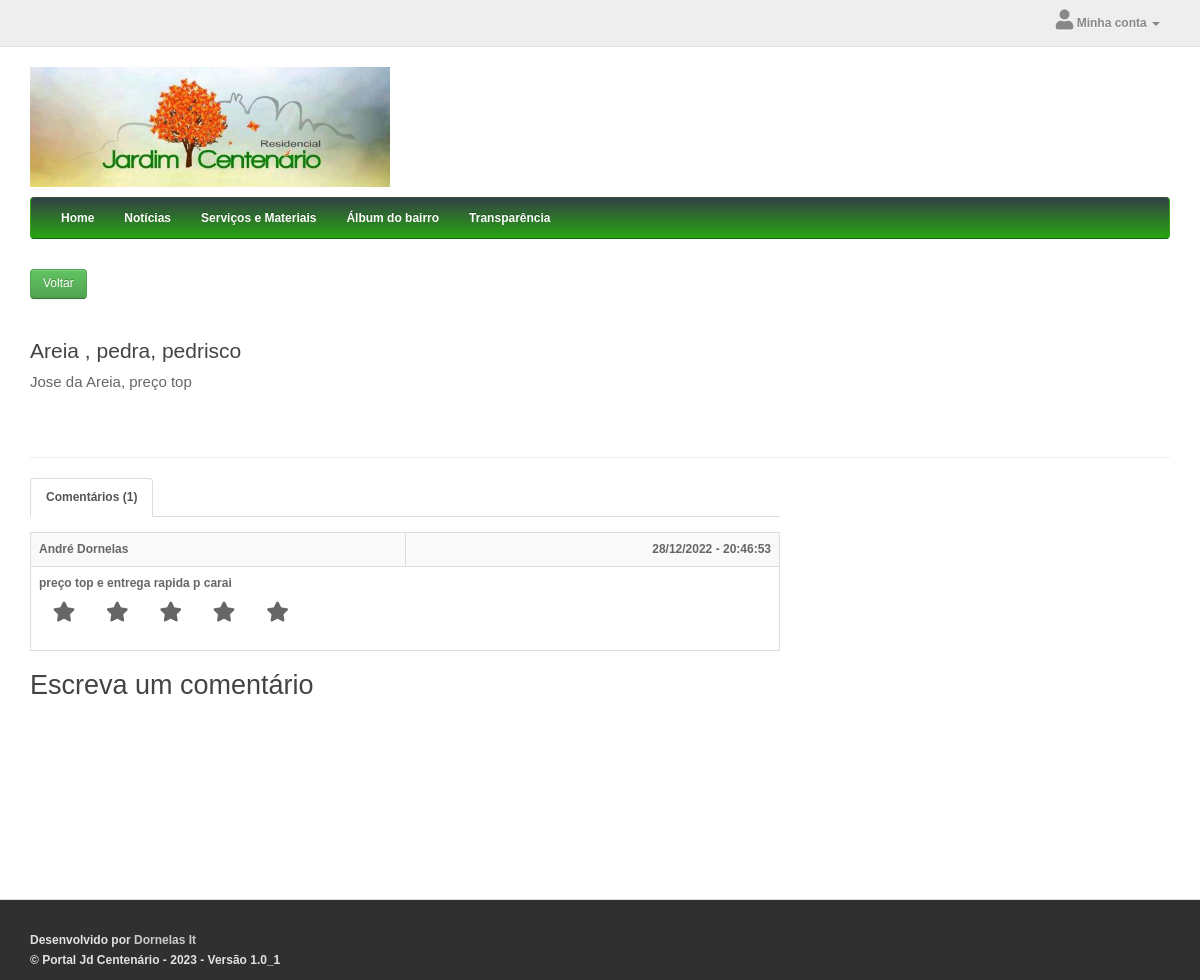
/servicos-materiais-detalhe.php?id=1, run on the app's committed database.
### tables this page shows
CREATE TABLE `categoria` (
  `id` int(10) unsigned NOT NULL AUTO_INCREMENT COMMENT 'Id da categoria',
  `parent_id` int(10) unsigned NOT NULL DEFAULT '0' COMMENT 'Id da categoria Pai',
  `name` varchar(255) NOT NULL DEFAULT '' COMMENT 'Nome da categoria',
  `page` varchar(100) NOT NULL DEFAULT '' COMMENT 'Pagina de direcionamento',
  `status` tinyint(1) NOT NULL DEFAULT '1' COMMENT 'Status 1=Ativo 0 = Inativo',
  `sort_order` int(2) unsigned NOT NULL DEFAULT '0' COMMENT 'Sort order',
  PRIMARY KEY (`id`),
  KEY `fk_parent_category` (`parent_id`)
);

CREATE TABLE `servico_material` (
  `id` int(10) unsigned NOT NULL AUTO_INCREMENT COMMENT 'id do registro',
  `titulo` varchar(150) NOT NULL DEFAULT '' COMMENT 'titulo',
  `texto` text NOT NULL COMMENT 'texto',
  `data_criacao` datetime NOT NULL DEFAULT '0000-00-00 00:00:00' COMMENT 'data criacao',
  `user` varchar(100) NOT NULL DEFAULT '' COMMENT 'usuario criador',
  PRIMARY KEY (`id`)
);

CREATE TABLE `review_servicomaterial` (
  `id` int(10) unsigned NOT NULL AUTO_INCREMENT COMMENT 'Id do comentario',
  `id_servicomaterial` int(10) unsigned NOT NULL DEFAULT '0' COMMENT 'id do servico ou material',
  `user_id` int(11) NOT NULL COMMENT 'Id do morador',
  `author` varchar(64) NOT NULL COMMENT 'Nome ou alias do cliente',
  `text` text NOT NULL COMMENT 'Texto descritivo',
  `rating` int(1) NOT NULL DEFAULT '0' COMMENT 'Nota',
  `status` tinyint(1) NOT NULL DEFAULT '1' COMMENT 'Status de exibicao: 1= exibir 0 = nao exibir',
  `date_added` datetime NOT NULL COMMENT 'Data da inclusao',
  PRIMARY KEY (`id`)
);

### classes/service/CategoriaService.php (called while the page is built, shortened)
<?php
require_once 'classes/dao/CategoriaDAO.php';
require_once 'classes/dto/CategoriaDTO.php';
class CategoriaService {
    public static $instancia = null;
    public static function getInstancia() {
        if (self::$instancia == NULL) {
            self::$instancia = new CategoriaService();
        }
        return self::$instancia;
    }
    public function obterCategoriasAtivas(){
        $retorno = array();
        try {
            $categoriasPai =
                CategoriaDAO::getInstancia()->obterTodasCategoriasAtivas(0);
            foreach ( $categoriasPai as $catPai ){
                $categoriaPaiDTO = new CategoriaDTO();
                $categoriaPaiDTO->setId($catPai->getId());
                $categoriaPaiDTO->setNome($catPai->getNome());
                $categoriaPaiDTO->setPage($catPai->getPage());
                $catFilhas = array();
                $categoriasFilhas =
                    CategoriaDAO::getInstancia()->obterTodasCategoriasAtivas($catPai->getId());
                $categoriaPaiDTO->setSubCategorias($catFilhas);
                $retorno[] = $categoriaPaiDTO;
            }
        } catch (Exception $e){
            Log4Php::logarFatal("Erro ao obter as categorias ativas: ". $e->getMessage());
            throw $e;
        }
        return $retorno;
    }
}

### classes/dao/CategoriaDAO.php (called while the page is built, shortened)
<?php
require_once 'classes/dto/CategoriaDTO.php';
class CategoriaDAO extends DAO {
    public function obterTodasCategoriasAtivas($idCategoria){
        $retorno = array();
        try {
            $pdo = self::obterConexaoBaseDados();
            $sql = "SELECT * FROM categoria WHERE parent_id = ".$idCategoria." AND status = 1 ORDER BY sort_order";
            $stm = $pdo->query($sql);
            if ($stm->rowCount() > 0) {
                while ($linha = $stm->fetch(PDO::FETCH_ASSOC)) {
                    $categoria = new CategoriaDTO();
                    $categoria->setId($linha['id']);
                    $categoria->setNome($linha['name']);
                    $categoria->setPage($linha['page']);
                    $retorno[] = $categoria;
                }
            }
        } catch (Exception $erro){
            Log4Php::logarFatal("Erro ao obter categorias: ". $erro->getMessage());
        }
        return $retorno;
    }
}

### classes/dto/CategoriaDTO.php (called while the page is built, shortened)
<?php
class CategoriaDTO {
    private $id;
    private $nome;
    private $page;
    private $subCategorias;
    public function getPage()
    {
        return $this->page;
    }
    public function setPage($page)
    {
        $this->page = $page;
    }
    public function getId()
    {
        return $this->id;
    }
    public function getNome()
    {
        return $this->nome;
    }
    public function getSubCategorias()
    {
        return $this->subCategorias;
    }
    public function setId($id)
    {
        $this->id = $id;
    }
    public function setNome($nome)
    {
        $this->nome = $nome;
    }
    public function setSubCategorias($subCategorias)
    {
        $this->subCategorias = $subCategorias;
    }
}

### classes/dao/ServicoMaterialDAO.php (called while the page is built, shortened)
<?php
require_once 'classes/dto/ServicoMaterialDTO.php';
require_once 'classes/dao/ReviewDAO.php';
class ServicoMaterialDAO extends DAO {
    public function obterDetalheServicoMaterial($id){
        $retorno = new ServicoMaterialDTO();
        try {
            $pdo = self::obterConexaoBaseDados();
            $sql = "SELECT id, titulo, texto, date_format(data_criacao,'%d/%m/%Y - %T') AS data_criacao, user FROM servico_material WHERE id = {$id}";
            $stm = $pdo->query($sql);
            if ($stm->rowCount() > 0) {
                if ($linha = $stm->fetch(PDO::FETCH_ASSOC)) {
                    $retorno->setId($linha['id']);
                    $retorno->setTitulo($linha['titulo']);
                    $retorno->setTexto($linha['texto']);
                    $retorno->setData($linha['data_criacao']);
                    $retorno->setUser($linha['user']);
                }
            }
        } catch (Exception $erro){
            Log4Php::logarFatal("Erro ao obter detalhe servicos e materiais: ". $erro->getMessage());
        }
        return $retorno;
    }
}

### classes/dto/ServicoMaterialDTO.php (called while the page is built, shortened)
<?php
class ServicoMaterialDTO {
    private $titulo;
    private $texto;
    public function getTitulo()
    {
        return $this->titulo;
    }
    public function getTexto()
    {
        return $this->texto;
    }
    public function setTitulo($titulo)
    {
        $this->titulo = $titulo;
    }
    public function setTexto($texto)
    {
        $this->texto = $texto;
    }
}

### classes/dao/ReviewDAO.php (called while the page is built, shortened)
<?php
require_once 'classes/dto/ReviewDTO.php';
class ReviewDAO extends DAO {
    public function obterReviewsServicoMaterial($id){
        $retorno = array();
        try {
            $pdo = self::obterConexaoBaseDados();
            $sql = "SELECT id, id_servicomaterial, user_id, author, text, rating, status, date_format(date_added,'%d/%m/%Y - %T') AS data FROM review_servicomaterial WHERE id_servicomaterial = {$id} ORDER BY date_added DESC";
            $stm = $pdo->query($sql);
            if ($stm->rowCount() > 0) {
                while ($linha = $stm->fetch(PDO::FETCH_ASSOC)) {
                    $review = new ReviewDTO();
                    $review->setId($linha['id']);
                    $review->setAutor($linha['author']);
                    $review->setTexto($linha['text']);
                    $review->setRating($linha['rating']);
                    $review->setData($linha['data']);
                    $retorno[] = $review;
                }
            }
        } catch (Exception $erro){
            Log4Php::logarFatal("Erro ao obter reviews: ". $erro->getMessage());
        }
        return $retorno;
    }
}

### classes/dto/ReviewDTO.php (called while the page is built, shortened)
<?php
class ReviewDTO {
    private $autor;
    private $texto;
    private $rating;
    private $data;
    public function getAutor()
    {
        return $this->autor;
    }
    public function getTexto()
    {
        return $this->texto;
    }
    public function getRating()
    {
        return $this->rating;
    }
    public function getData()
    {
        return $this->data;
    }
    public function setAutor($autor)
    {
        $this->autor = $autor;
    }
    public function setTexto($texto)
    {
        $this->texto = $texto;
    }
    public function setRating($rating)
    {
        $this->rating = $rating;
    }
    public function setData($data)
    {
        $this->data = $data;
    }
}

### servicos-materiais-detalhe.php (the view, shortened to what this page needs)
<?php
include_once 'template.php';
require_once 'classes/dao/ServicoMaterialDAO.php';
require_once 'classes/dao/ReviewDAO.php';
$id = $_GET['id'];
$servicoMaterial = ServicoMaterialDAO::getInstancia()->obterDetalheServicoMaterial($id);
$reviews = ReviewDAO::getInstancia()->obterReviewsServicoMaterial($id);
?>
<div id="common-home" class="container">
	<div class="row">
		<div id="content" class="col-sm-12">
			<div class="row">
				<div class='col-sm-1'>
					<button type="button" class="btn btn-success" onclick="javascript:history.back();">Voltar</button>
				</div>
			</div>
			<br>
			<div class="row">
				<div class="col-sm-8">
					<h3><?php echo $servicoMaterial->getTitulo() ; ?></h3>
					<div id="resumo">
						<label><?php echo $servicoMaterial->getTexto(); ?></label>
					</div>
				</div>
			</div>
			<br><br>
			<hr>
			<div class="row">
				<div class="col-sm-8">
        			<ul class="nav nav-tabs">
        				<li class="active"><a href="#tab-review" data-toggle="tab">Comentários (<?php  echo count($reviews);?>)</a></li>
        			</ul>
        			<div class="tab-pane" id="tab-review">
        				<form class="form-horizontal" id="form-review">
        					<div id="review">
        						<?php  if(count($reviews) == 0) { ?>
        							<p>Não há comentários para este serviço / material.</p>
        						<?php } else { ?>
        							<table class="table table-striped table-bordered">
        								<tbody>
        									<?php
        										foreach ($reviews as $review) {
        									?>
        											<tr>
        												<td style="width: 50%;"><strong><?php  echo $review->getAutor(); ?></strong></td>
        												<td class="text-right"><?php  echo $review->getData(); ?></td>
        											</tr>
        											<tr>
        												<td colspan="2">
        													<p><?php  echo $review->getTexto(); ?></p>
        													<?php  for($i =1; $i <= 5; $i++) { ?>
        														<span class="fa fa-stack">
        															<?php if($i <= $review->getRating()) { ?>
        																<i class="fa fa-star fa-stack-2x"></i>
        															<?php } ?>
        															<i class="fa fa-star-o fa-stack-2x"></i>
        														</span>
        													<?php } ?>
        												</td>
        											</tr>
        								  <?php } ?>
        								</tbody>
        							</table>
        						<?php } ?>
        					</div>
        					<h2>Escreva um comentário</h2>
        				</form>
        			</div>
				</div>
			</div>
		</div>
	</div>
</div>
<?php include_once 'footer.php'; ?>

### category-nav.php (shortened to what this page needs)
<?php
    require_once 'classes/service/CategoriaService.php';
    $categorias = CategoriaService::getInstancia()->obterCategoriasAtivas();
?>
<div class="container">
	<nav id="menu" class="navbar">
		<div class="collapse navbar-collapse navbar-ex1-collapse">
			<ul class="nav navbar-nav">
				<li>
					<a href="">Home</a>
				</li>
				<?php
				foreach ($categorias as $category){
                    if(count($category->getSubCategorias()) > 0){ ?>
                		<li class="dropdown">
                            <a href="<?php echo $category->getPage(); ?>" class="dropdown-toggle" data-toggle="dropdown"><?php echo $category->getNome() ?></a>
            				<div class="dropdown-menu">
                                <div class="dropdown-inner">
                                    <ul class="list-unstyled">
                                    	<?php
                                    	   foreach ($category->getSubCategorias() as $subCategory){
                                        ?>
                                        <li>
                                            <a href="<?php echo $category->getPage(); ?>"><?php echo $subCategory->getNome(); ?></a>
                                        </li>
                                        <?php } ?>
                                    </ul>
                                </div>
                            </div>
        				</li>
				<?php } else { ?>
						<li>
							<a href="<?php echo $category->getPage(); ?>"><?php echo $category->getNome() ?></a>
						</li>
				<?php } ?>
			<?php }?>
			</ul>
		</div>
	</nav>
</div>

### css/stylesheet.css (style rules this page uses)
html, body { height: 100%; font-family: 'Open Sans', sans-serif; font-weight: 550; color: #666; font-size: 12px; line-height: 20px; width: 100%; }
h1, h2, h3, h4, h5, h6 { color: #444; }
.fa { font-size: 20px; }
h2 { font-size: 27px; }
h3 { font-size: 21px; }
a { color: #3c9725; }
label { font-size: 15px; font-weight: normal; }
.nav-tabs { margin-bottom: 15px; }
#menu { background-color: #35de0d; background-image: linear-gradient(to bottom, #334146, #27a510); background-repeat: repeat-x; border-color: #3d5233 #39a519 #0d6709; min-height: 40px; }
#menu .nav > li > a { color: #fff; text-shadow: 0 -1px 0 rgba(0, 0, 0, 0.25); padding: 10px 15px 10px 15px; min-height: 15px; background-color: transparent; }
#content { min-height: 600px; }
.btn { padding: 5.5px 12px; font-size: 12px; border: 1px solid #cccccc; border-radius: 4px; box-shadow: inset 0 1px 0 rgba(255,255,255,.2), 0 1px 2px rgba(0,0,0,.05); }
.btn-success { color: #ffffff; text-shadow: 0 -1px 0 rgba(0, 0, 0, 0.25); background-color: #5bb75b; background-image: linear-gradient(to bottom, #62c462, #51a351); background-repeat: repeat-x; border-color: #51a351 #51a351 #387038; }

### data on the page
categoria: name "Notícias"
categoria: name "Serviços e Materiais"
categoria: name "Álbum do bairro"
categoria: name "Transparência"
servico_material: titulo "Areia , pedra, pedrisco", texto "Jose da Areia, preço top"
review_servicomaterial: author "André Dornelas", Data "28/12/2022 - 20:46:53", text "preço top e entrega rapida p carai", rating 5 (drawn)

### other printed values
count($reviews) "1"
APP_VERSION "1.0_1"
